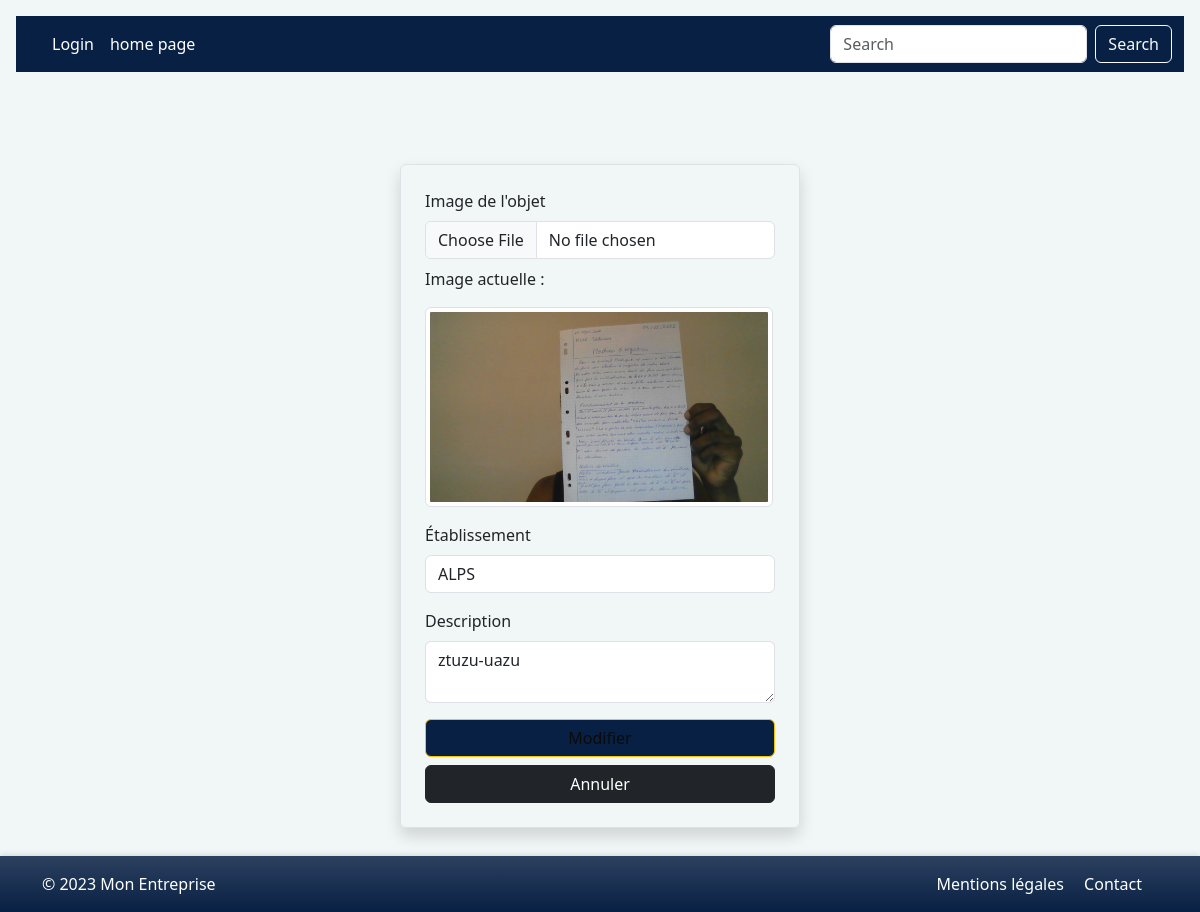
The page /modifier_obj/19 on the database as committed earlier.
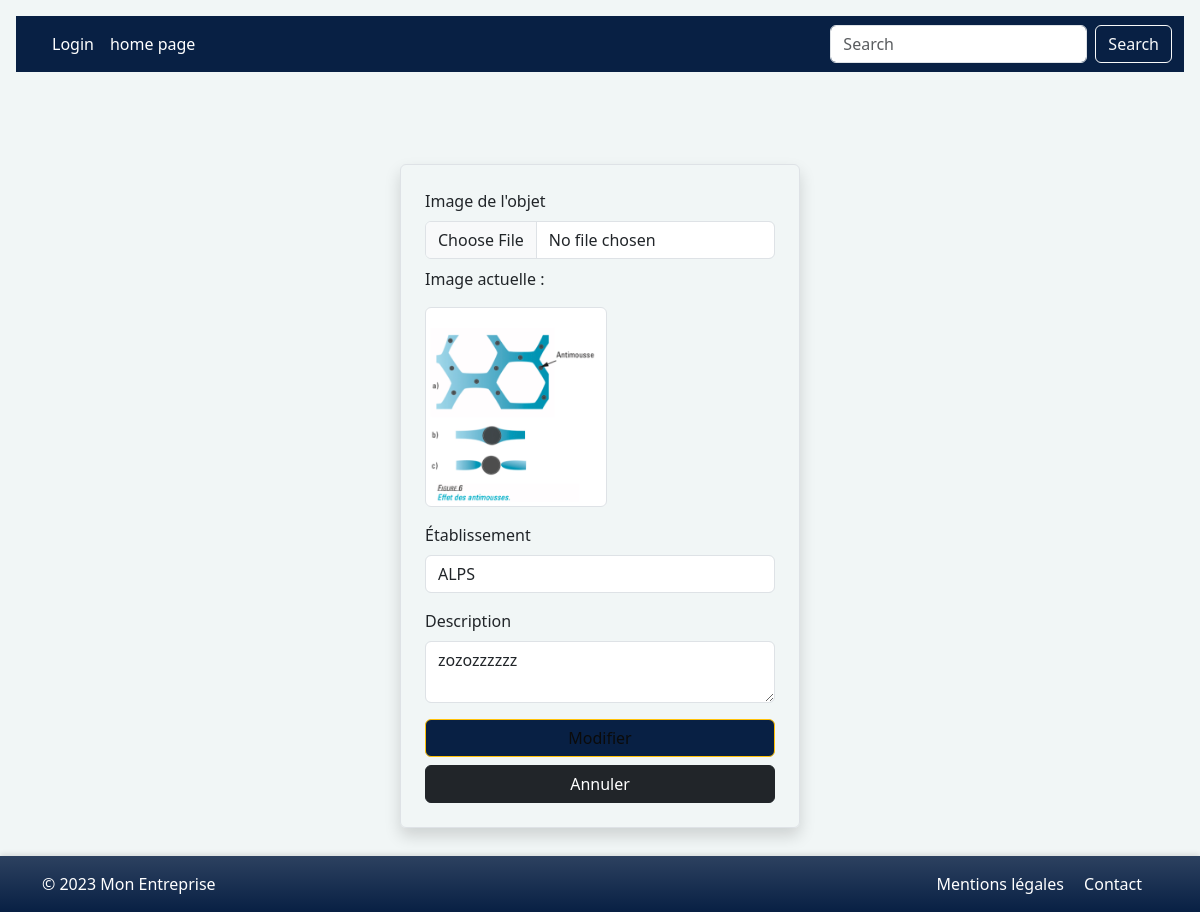
The same page on the database as committed later.
### tables this page shows
CREATE TABLE objet (id INTEGER PRIMARY KEY AUTOINCREMENT,image TEXT,etid INTEGER,post TEXT,FOREIGN KEY (etid) REFERENCES etablissement(id));

CREATE TABLE etablissement(id INTEGER PRIMARY KEY AUTOINCREMENT,name TEXT,adress TEXT);

### server.py (the view)
@app.route('/modifier_obj/<int:id>', methods=['GET'])
def modifier_obj(id):
    objet = model.detail_objet(id)
    courant = model.get_etablissement_name(objet['etid'])
    etablissements = model.liste_etablissement()
    return render_template('updateobjet.html',
                         objet=objet,courant=courant,
                         etablissements=etablissements)

### data_model.py (called while the page is built)
def db_fetch(query, args=(), all=False, db_name=DBFILENAME):
    try:
        with sqlite3.connect(db_name) as conn:
            conn.row_factory = sqlite3.Row
            cur = conn.execute(query, args)
            if all:
                rows = cur.fetchall()
                return [dict(row) for row in rows] if rows else []
            else:
                row = cur.fetchone()
                return dict(row) if row else None
    except sqlite3.Error as e:
        print(f"Erreur SQLite: {e}")
        return None if not all else []
    except Exception as e:
        print(f"Erreur inattendue: {e}")
        return None if not all else []

  def detail_objet(self,id):
    found=db_fetch('SELECT * FROM objet WHERE id=?',(id,))
    return found

  def liste_etablissement(self):
    res= db_fetch('SELECT * FROM etablissement order by id', all= True)
    return res

  def get_etablissement_name(self, etid):
    etab = db_fetch("SELECT name FROM etablissement WHERE id = ?", (etid,))
    return etab['name'] if etab else "Inconnu"

### templates/updateobjet.html (shortened to what this page needs)
{%include "header.html" %}
<div class="min-vh-100 d-flex justify-content-center align-items-center">
    <form class="border p-4 rounded shadow" style="width: 400px;" action="{{ url_for('modifier_obj', id=objet.id) }}" method="post" enctype="multipart/form-data">
        <div class="mb-3">
            <label for="image" class="form-label">Image de l'objet</label>
            <input class="form-control" type="file" name="image" id="image" accept="image/*" {% if not objet %}required{% endif %}>
            {% if objet and objet.image %}
            <div class="mt-2">
                <p>Image actuelle :</p>
                <img src="{{ url_for('static', filename='uploads/' + objet.image) }}"
                     class="img-thumbnail"
                     style="max-height: 200px;">
            </div>
            {% endif %}
        </div>
        <div class="mb-3">
            <label for="etablissement" class="form-label">Établissement</label>
            <input class="form-control" name="etablissement" list="etablissement"
                   id="etablissement" placeholder="Votre établissement" value="{{courant}}" required>
        </div>
        <div class="mb-3">
            <label for="post" class="form-label">Description</label>
            <textarea class="form-control" name="post" id="post"
                      placeholder="Décrivez l'objet en quelques mots" required>{{objet.post}}</textarea>
        </div>
        <button type="submit" class="btn btn-warning navbar-custom w-100 mb-2">
            <span style="color: rgb(11, 11, 11);">Modifier</span>
        </button>
        <a href="{{ url_for('detail', id=objet.id) }}" class="btn btn-dark w-100">Annuler</a>
    </form>
</div>
{% include "footer.html" %}

### templates/header.html (shortened to what this page needs)
<!doctype html>
<html lang="en">
  <head>
    <link href="https://cdn.jsdelivr.net/npm/bootstrap@5.3.3/dist/css/bootstrap.min.css" rel="stylesheet">
    <link href="https://getbootstrap.com/docs/5.3/assets/css/docs.css" rel="stylesheet">
    <link rel="stylesheet" href="static/form.css">
  </head>
  <body class="p-3 m-0 border-0 bd-example m-0 border-0">
    <nav class="navbar navbar-expand-lg navbar-custom">
      <div class="container-fluid">
        <div class="collapse navbar-collapse" id="navbarSupportedContent">
          <ul class="navbar-nav me-auto mb-2 mb-lg-0">
            {% if 'username'  in session %}
            <li class="nav-item">
              <a class="nav-link active" aria-current="page" href="/index">Home</a>
            </li>
            <li class="nav-item">
              <a class="nav-link active" aria-current="page" href="/newobjet">vous avez trouver un objet</a>
            </li>
            <li class="nav-item dropdown">
              <a class="nav-link dropdown-toggle" href="#" role="button" data-bs-toggle="dropdown" aria-expanded="false">
                Menu
              </a>
              <ul class="dropdown-menu" style="background-color: #082044;">
                <li><a class="dropdown-item  " href="#">Profile</a></li>
                <li><a class="dropdown-item" href="#">Settings</a></li>
                <li><hr class="dropdown-divider"></li>
                <li><a class="dropdown-item" href="/logout">Logout</a></li>
              </ul>
            </li>
            {% else %}
             <li class="nav-item">
              <a class="nav-link" href="/login">Login</a>
            </li>
            <li class="nav-item">
              <a class="nav-link" href="/">home page</a>
            </li>
            {% endif %}
          </ul>
          <form class="d-flex" role="search">
            <input class="form-control me-2" type="search" placeholder="Search" aria-label="Search">
            <button class="btn btn-outline-light" type="submit">Search</button>
          </form>
        </div>
      </div>
    </nav>
  </body>
</html>

### templates/footer.html (shortened to what this page needs)
<footer class="navbar-custom bg-gradient py-3 text-white footetp" style="--bs-bg-opacity: 0.9;">
    <div class="container">
        <div class="row">
            <div class="col-md-6 text-center text-md-start">
                &copy; 2023 Mon Entreprise
            </div>
            <div class="col-md-6 text-center text-md-end">
                <a href="#" class="text-white text-decoration-none me-3">Mentions légales</a>
                <a href="#" class="text-white text-decoration-none me-3">Contact</a>
            </div>
        </div>
    </div>
</footer>
</html>

### static/form.css (style rules this page uses)
body { background-color: rgb(241, 246, 246); }
.navbar-custom { background-color: #082044; }
.navbar-custom .navbar-brand, .navbar-custom .nav-link, .navbar-custom .dropdown-item { color: white !important; }
.footetp { position: fixed; bottom: 0; left: 0; width: 100%; z-index: 1000; box-shadow: 0 -2px 5px rgba(0,0,0,0.1); }

Rows that differ between the two databases and show on the page:
changed objet: image: a different picture; post "ztuzu-uazu" → "zozozzzzzz"
